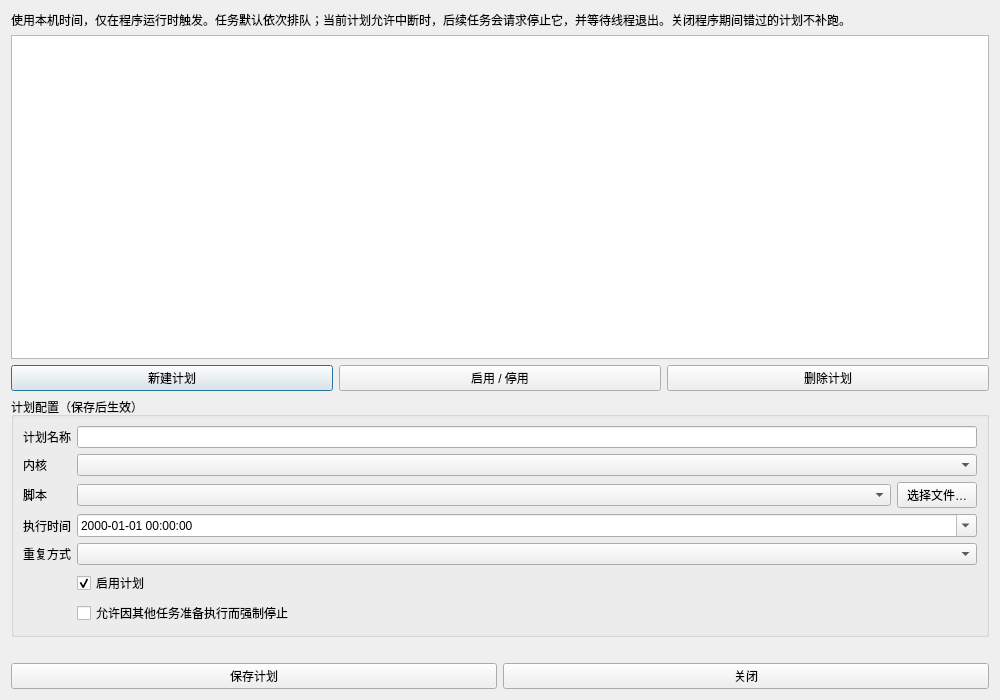
<?xml version="1.0" encoding="UTF-8"?>
<ui version="4.0">
 <class>ScheduleDialog</class>
 <widget class="QDialog" name="ScheduleDialog">
  <property name="windowTitle"><string>定时计划[*]</string></property>
  <property name="geometry"><rect><x>0</x><y>0</y><width>1000</width><height>700</height></rect></property>
  <layout class="QVBoxLayout" name="main_layout">
   <item><widget class="QLabel" name="description"><property name="text"><string>使用本机时间，仅在程序运行时触发。任务默认依次排队；当前计划允许中断时，后续任务会请求停止它，并等待线程退出。关闭程序期间错过的计划不补跑。</string></property><property name="wordWrap"><bool>true</bool></property></widget></item>
   <item><widget class="QTableWidget" name="plan_table"><property name="minimumSize"><size><width>0</width><height>180</height></size></property><property name="selectionBehavior"><enum>QAbstractItemView::SelectRows</enum></property><property name="selectionMode"><enum>QAbstractItemView::SingleSelection</enum></property><property name="editTriggers"><set>QAbstractItemView::NoEditTriggers</set></property></widget></item>
   <item><layout class="QHBoxLayout" name="plan_toolbar">
    <item><widget class="QPushButton" name="new_btn"><property name="text"><string>新建计划</string></property></widget></item>
    <item><widget class="QPushButton" name="toggle_btn"><property name="text"><string>启用 / 停用</string></property></widget></item>
    <item><widget class="QPushButton" name="remove_btn"><property name="text"><string>删除计划</string></property></widget></item>
   </layout></item>
   <item><widget class="QGroupBox" name="edit_group"><property name="title"><string>计划配置（保存后生效）</string></property>
    <layout class="QFormLayout" name="form_layout">
     <item row="0" column="0"><widget class="QLabel" name="name_label"><property name="text"><string>计划名称</string></property></widget></item>
     <item row="0" column="1"><widget class="QLineEdit" name="name_input"/></item>
     <item row="1" column="0"><widget class="QLabel" name="engine_label"><property name="text"><string>内核</string></property></widget></item>
     <item row="1" column="1"><widget class="QComboBox" name="engine_combo"/></item>
     <item row="2" column="0"><widget class="QLabel" name="script_label"><property name="text"><string>脚本</string></property></widget></item>
     <item row="2" column="1"><layout class="QHBoxLayout" name="script_row"><item><widget class="QComboBox" name="script_combo"><property name="sizePolicy"><sizepolicy hsizetype="Ignored" vsizetype="Fixed"><horstretch>1</horstretch><verstretch>0</verstretch></sizepolicy></property></widget></item><item><widget class="QPushButton" name="browse_btn"><property name="text"><string>选择文件…</string></property></widget></item></layout></item>
     <item row="3" column="0"><widget class="QLabel" name="time_label"><property name="text"><string>执行时间</string></property></widget></item>
     <item row="3" column="1"><widget class="QDateTimeEdit" name="time_input"><property name="displayFormat"><string>yyyy-MM-dd HH:mm:ss</string></property><property name="calendarPopup"><bool>true</bool></property></widget></item>
     <item row="4" column="0"><widget class="QLabel" name="repeat_label"><property name="text"><string>重复方式</string></property></widget></item>
     <item row="4" column="1"><widget class="QComboBox" name="repeat_combo"><property name="toolTip"><string>每周同一时间按执行时间所选日期的星期几、时分秒重复。已过期的重复计划会推进到下一次对应时间。</string></property></widget></item>
     <item row="5" column="1"><widget class="QCheckBox" name="enabled_check"><property name="text"><string>启用计划</string></property><property name="checked"><bool>true</bool></property></widget></item>
     <item row="6" column="1"><widget class="QCheckBox" name="interruptible_check"><property name="text"><string>允许因其他任务准备执行而强制停止</string></property><property name="toolTip"><string>此选项控制当前计划是否允许被后续到期计划或手动运行任务中断；默认关闭，后续任务等待它结束。</string></property></widget></item>
    </layout>
   </widget></item>
   <item><widget class="QLabel" name="status_label"><property name="wordWrap"><bool>true</bool></property></widget></item>
   <item><layout class="QHBoxLayout" name="save_row"><item><widget class="QPushButton" name="save_btn"><property name="text"><string>保存计划</string></property></widget></item><item><widget class="QPushButton" name="close_btn"><property name="text"><string>关闭</string></property></widget></item></layout></item>
  </layout>
 </widget>
 <resources/>
 <connections/>
</ui>
